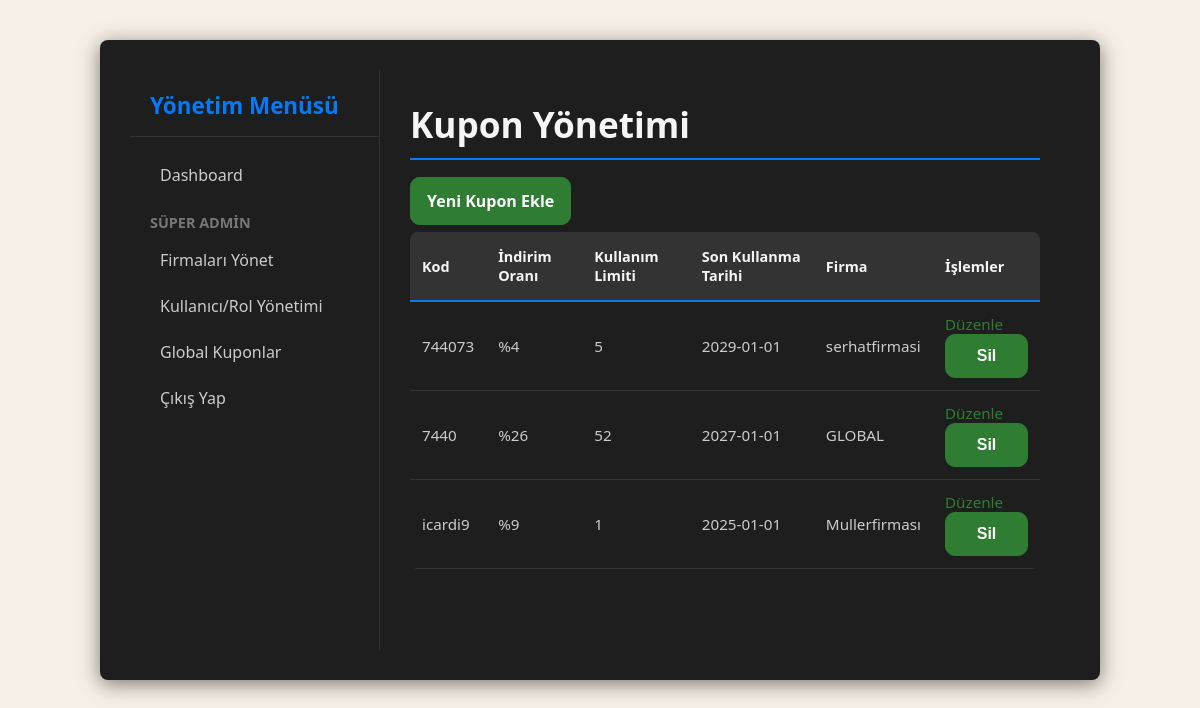
The app's page /admin/coupon_crud.php (signed in) with its own data.
### tables this page shows
CREATE TABLE "Coupons" (
	"id"	TEXT,
	"code"	TEXT NOT NULL,
	"discount"	REAL NOT NULL,
	"usage_limit"	INTEGER NOT NULL,
	"expire_date"	DATETIME NOT NULL,
	"created_at"	TIMESTAMP DEFAULT CURRENT_TIMESTAMP,
	"company_id"	TEXT,
	FOREIGN KEY("company_id") REFERENCES ""
);

CREATE TABLE "Bus_Company" (
	"id"	TEXT,
	"name"	TEXT NOT NULL UNIQUE,
	"logo_path"	TEXT,
	"created_at"	TIMESTAMP DEFAULT CURRENT_TIMESTAMP,
	PRIMARY KEY("id")
);

### src/auth.php (called while the page is built, shortened)
<?php
function is_user_logged_in(): bool
{
    return isset($_SESSION['user_id']);
}
function current_user_role(): string
{
    return $_SESSION['role'] ?? 'ziyaretci';
}
function is_user_in_role(string $role): bool
{
    return current_user_role() === $role;
}
function is_company_admin(): bool
{
    return is_user_in_role('firma_admin');
}

### src/libs/connection.php (called while the page is built, shortened)
<?php
function db(): PDO
{
    static $pdo;
    $database_path = realpath(__DIR__ . '/../../config/Otobus_Database.db');
    if (!$pdo) {
        try {
            $pdo = new PDO("sqlite:" . $database_path);
            $pdo->setAttribute(PDO::ATTR_ERRMODE, PDO::ERRMODE_EXCEPTION);
        } catch (PDOException $e) {
            die("Veritabanı bağlantı hatası: " . $e->getMessage());
        }
    }
    return $pdo;
}

### src/inc/coupons.php (called while the page is built, shortened)
<?php
function get_all_coupons(?string $company_id = null): array
{
    $sql = "
        SELECT
            c.id,
            c.code,
            c.discount,
            c.usage_limit,
            c.expire_date,
            bc.name AS company_name
        FROM
            Coupons c
        LEFT JOIN
            Bus_Company bc ON c.company_id = bc.id
    ";
    $params = [];
    $sql .= " ORDER BY c.expire_date DESC";
    try {
        $statement = db()->prepare($sql);
        $statement->execute($params);
        return $statement->fetchAll(PDO::FETCH_ASSOC);
    } catch (PDOException $e) {
        error_log("Kupon listesi çekme hatası: " . $e->getMessage());
        return [];
    }
}

### public/admin/coupon_crud.php (the view, shortened to what this page needs)
<?php
$action = filter_input(INPUT_GET, 'action', FILTER_SANITIZE_STRING) ?? 'list';
$company_id_filter = is_company_admin() ? get_user_company_id($_SESSION['user_id']) : null;
$coupons = get_all_coupons($company_id_filter);
if ($action === 'list'):
?>
<main class="admin-main">
    <div class="admin-content">
        <h1>Kupon Yönetimi</h1>
        <a href="coupon_crud.php?action=create" class="btn btn-primary">Yeni Kupon Ekle</a>
        <?php if (empty($coupons)): ?>
            <p class="alert-info">Henüz tanımlanmış kupon bulunmamaktadır.</p>
        <?php else: ?>
            <table class="data-table">
                <thead>
                    <tr>
                        <th>Kod</th>
                        <th>İndirim Oranı</th>
                        <th>Kullanım Limiti</th>
                        <th>Son Kullanma Tarihi</th>
                        <th>Firma</th>
                        <th>İşlemler</th>
                    </tr>
                </thead>
                <tbody>
                    <?php foreach ($coupons as $coupon): ?>
                        <tr>
                            <td><?= htmlspecialchars($coupon['code']) ?></td>
                            <td>%<?= round($coupon['discount'] * 100) ?></td>
                            <td><?= htmlspecialchars($coupon['usage_limit']) ?></td>
                            <td><?= htmlspecialchars($coupon['expire_date']) ?></td>
                            <td class="<?= $coupon['company_name'] ? '' : 'text-primary' ?>">
                                <?= $coupon['company_name'] ? htmlspecialchars($coupon['company_name']) : 'GLOBAL' ?>
                            </td>
                            <td>
                                <a href="coupon_crud.php?action=edit&id=<?= $coupon['id'] ?>" class="btn-sm btn-edit">Düzenle</a>
                                <form method="POST" action="coupon_crud.php" style="display:inline;" onsubmit="return confirm('Bu kuponu silmek istediğinizden emin misiniz?');">
                                    <button type="submit" class="btn-sm btn-delete">Sil</button>
                                </form>
                            </td>
                        </tr>
                    <?php endforeach; ?>
                </tbody>
            </table>
        <?php endif; ?>
    </div>
</main>
<?php endif; ?>

### public/style.css (style rules this page uses)
* { box-sizing: border-box; margin: 0; padding: 0; }
html, body { height: 100%; }
body { font-family: 'Segoe UI', Tahoma, Geneva, Verdana, sans-serif; min-height: 100vh; background: #121212; color: #f5f5f5; }
:root { color-scheme: dark light; }
a { color: var(--primary); text-decoration: none; }
h1, h2, h3 { color: var(--text); }
button[type="submit"], .btn { width: 100%; padding: 12px 16px; border-radius: 10px; border: 1px solid var(--primary); background: var(--primary); color: var(--on-primary); font-weight: 700; font-size: 16px; cursor: pointer; transition: transform .06s, background .2s, border-color .2s; }
.layout-default { --primary: #2e7d32; --primary-strong: #1b5e20; --on-primary: #ffffff; --accent: #d97706; --accent-strong: #b45309; --bg: #f6efe6; --surface: #fffdf9; --text: #1f1f1f; --muted: #6f6a62; --input: #ffffff; --border: #e8dfcf; background: var(--bg); color: var(--text); }
:root, .admin-main, .trip-listing-main { --bg-dark: #121212; --card-dark: #1e1e1e; --text-light: #f5f5f5; --primary-blue: #007bff; --border-color-dark: #333; }
main { background: transparent; border: 0; box-shadow: none; max-width: none; width: 100%; padding: 0; }
.admin-main { display: flex; max-width: 1400px; width: 95%; margin: 40px auto; background: var(--bg-dark); border-radius: 8px; box-shadow: 0 4px 20px rgba(0, 0, 0, 0.5); min-height: 80vh; }
.admin-content { flex-grow: 1; padding: 30px; color: var(--text-light); }
.admin-content h1 { color: var(--text-light); border-bottom: 2px solid var(--primary-blue); padding-bottom: 10px; margin-bottom: 30px; font-size: 2.2em; }
.admin-main { max-width: 1000px; width: 95%; margin: 40px auto; background: var(--card-dark); border-radius: 8px; padding: 30px; box-shadow: 0 4px 20px rgba(0, 0, 0, 0.5); color: var(--text-light); }
.admin-main h1 { color: var(--text-light); border-bottom: 2px solid var(--primary-blue); padding-bottom: 10px; margin-bottom: 30px; font-size: 2.2em; }
.data-table { width: 100%; border-collapse: collapse; margin-top: 20px; background-color: var(--card-dark); border-radius: 8px; overflow: hidden; }
.data-table thead th { background-color: #333; color: var(--text-light); padding: 15px 12px; text-align: left; font-weight: 700; border-bottom: 2px solid var(--primary-blue); font-size: 0.9em; }
.data-table tbody tr { border-bottom: 1px solid var(--border-color-dark); transition: background-color 0.2s; }
.data-table tbody td { padding: 12px; vertical-align: middle; color: #ccc; font-size: 0.95em; }

### records on screen
coupons: code "744073", $coupon['discount']*100 "4", usage_limit "5", expire_date "2029-01-01", bus_company.name "serhatfirmasi"
coupons: code "7440", $coupon['discount']*100 "26", usage_limit "52", expire_date "2027-01-01", shows "GLOBAL"
coupons: code "icardi9", $coupon['discount']*100 "9", usage_limit "1", expire_date "2025-01-01", bus_company.name "Mullerfirması"
